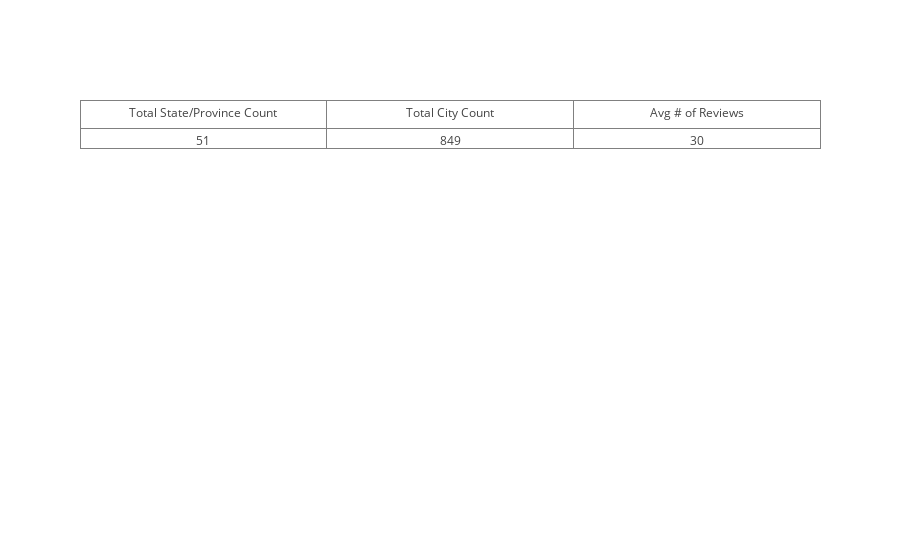

Write notebook code for a chart like this one.
### Markdown cell above
## State and City Data

### Code cell
stat_table = Table(
    header = {
        'values': ['Total State/Province Count', 'Total City Count', 'Avg # of Reviews']
    }, 
    cells = {
        'values': [
            [len(business_df.state.unique())], 
            [len(business_df.city.unique())], 
            [round(business_df.review_count.mean(), 0)]
        ], 
        'align': 'middle'
    }
)
iplot([stat_table])

### Figure 1 — Plotly figure (JSON) as saved in the notebook; plotly's stock layout.template omitted (floating-point values rounded to 4 significant figures)
{"data": [{"cells": {"align": "middle", "values": [[51], [849], [30]]}, "header": {"values": ["Total State/Province Count", "Total City Count", "Avg # of Reviews"]}, "type": "table", "uid": "606a3c"}], "layout": {"autosize": true}}
